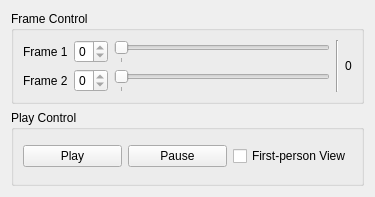
<?xml version="1.0" encoding="UTF-8"?>
<ui version="4.0">
 <class>CloudPlayControlDialog</class>
 <widget class="QDialog" name="CloudPlayControlDialog">
  <property name="geometry">
   <rect>
    <x>0</x>
    <y>0</y>
    <width>375</width>
    <height>197</height>
   </rect>
  </property>
  <property name="windowTitle">
   <string>Cloud Play Control</string>
  </property>
  <layout class="QVBoxLayout" name="verticalLayout_2">
   <item>
    <widget class="QGroupBox" name="groupBox">
     <property name="title">
      <string>Frame Control</string>
     </property>
     <layout class="QGridLayout" name="gridLayout">
      <item row="0" column="4" rowspan="2">
       <widget class="QLabel" name="Label_MaxFrameCount">
        <property name="text">
         <string>0</string>
        </property>
       </widget>
      </item>
      <item row="0" column="0">
       <widget class="QLabel" name="label">
        <property name="text">
         <string>Frame 1</string>
        </property>
       </widget>
      </item>
      <item row="0" column="1">
       <widget class="QSpinBox" name="SpinBox_Frame1">
        <property name="maximum">
         <number>0</number>
        </property>
       </widget>
      </item>
      <item row="0" column="2">
       <widget class="QSlider" name="HorizontalSlider_Frame1">
        <property name="sizePolicy">
         <sizepolicy hsizetype="Expanding" vsizetype="Preferred">
          <horstretch>0</horstretch>
          <verstretch>0</verstretch>
         </sizepolicy>
        </property>
        <property name="maximum">
         <number>0</number>
        </property>
        <property name="value">
         <number>0</number>
        </property>
        <property name="orientation">
         <enum>Qt::Horizontal</enum>
        </property>
        <property name="tickPosition">
         <enum>QSlider::TicksBelow</enum>
        </property>
        <property name="tickInterval">
         <number>100</number>
        </property>
       </widget>
      </item>
      <item row="0" column="3" rowspan="2">
       <widget class="Line" name="line">
        <property name="orientation">
         <enum>Qt::Vertical</enum>
        </property>
       </widget>
      </item>
      <item row="1" column="0">
       <widget class="QLabel" name="label_2">
        <property name="text">
         <string>Frame 2</string>
        </property>
       </widget>
      </item>
      <item row="1" column="1">
       <widget class="QSpinBox" name="SpinBox_Frame2">
        <property name="maximum">
         <number>0</number>
        </property>
       </widget>
      </item>
      <item row="1" column="2">
       <widget class="QSlider" name="HorizontalSlider_Frame2">
        <property name="sizePolicy">
         <sizepolicy hsizetype="Expanding" vsizetype="Preferred">
          <horstretch>0</horstretch>
          <verstretch>0</verstretch>
         </sizepolicy>
        </property>
        <property name="maximum">
         <number>0</number>
        </property>
        <property name="value">
         <number>0</number>
        </property>
        <property name="orientation">
         <enum>Qt::Horizontal</enum>
        </property>
        <property name="tickPosition">
         <enum>QSlider::TicksBelow</enum>
        </property>
        <property name="tickInterval">
         <number>100</number>
        </property>
       </widget>
      </item>
     </layout>
    </widget>
   </item>
   <item>
    <widget class="QGroupBox" name="groupBox_2">
     <property name="title">
      <string>Play Control</string>
     </property>
     <layout class="QHBoxLayout" name="horizontalLayout">
      <item>
       <widget class="QPushButton" name="PushButton_Play">
        <property name="text">
         <string>Play</string>
        </property>
        <property name="autoDefault">
         <bool>false</bool>
        </property>
       </widget>
      </item>
      <item>
       <widget class="QPushButton" name="PushButton_Pause">
        <property name="text">
         <string>Pause</string>
        </property>
        <property name="autoDefault">
         <bool>false</bool>
        </property>
       </widget>
      </item>
      <item>
       <widget class="QCheckBox" name="CheckBox_FirstPersonView">
        <property name="text">
         <string>First-person View</string>
        </property>
       </widget>
      </item>
     </layout>
    </widget>
   </item>
  </layout>
 </widget>
 <resources/>
 <connections/>
</ui>
